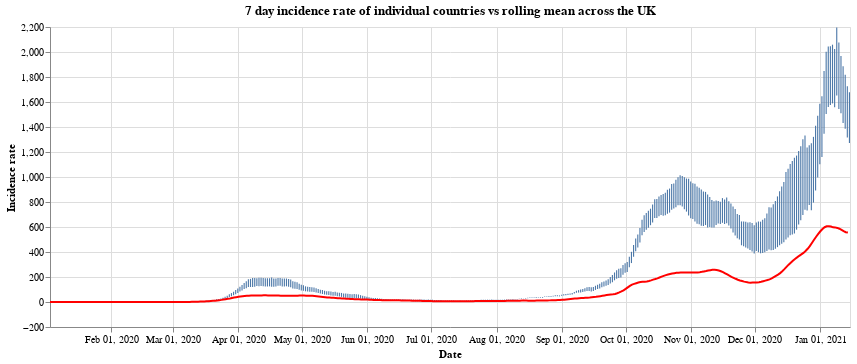

The cell this chart's notebook holds for it:
### Code cell
#collapse
countries = uk_cases['areaName'].unique()
countries.sort()

selection = alt.selection_single(
    name='Select',
    fields=['areaName'],
    init={'areaName': 'Wales'},
    bind={'areaName': alt.binding_select(options=countries)}
)

# scatter plot, modify opacity based on selection
bars = alt.Chart(uk_cases).mark_bar().add_selection(
    selection
).encode(
    x=alt.X("yearmonthdate(date):T", axis=alt.Axis(title='Date')),
    y=alt.Y("weeklyCasesRate:Q", axis=alt.Axis(title='Incidence rate')),
    tooltip='weeklyCasesRate:Q',
    opacity=alt.condition(selection, alt.value(1), alt.value(0))
).properties(title=f'7 day incidence rate of individual countries vs rolling mean across the UK', width=800)

line = alt.Chart(overview_cases).mark_line(
    color='red',
    size=2,
).transform_window(
    rolling_mean='mean(weeklyCasesRate)',
    frame=[0, 7]
).encode(
    x='yearmonthdate(date):T',
    y='rolling_mean:Q'
)

alt.layer(bars, line)

### Figure 1 — Vega-Lite specification as saved in the notebook (floating-point values rounded to 4 significant figures; data arrays with more than 128 entries replaced by an {"elided": "..."} marker saying what was removed)
{"config": {"view": {"continuousWidth": 400, "continuousHeight": 300}}, "layer": [{"data": {"name": "data-0c15b48130a88157d73daf527eddb68f"}, "mark": "bar", "encoding": {"opacity": {"condition": {"value": 1, "selection": "Select"}, "value": 0}, "tooltip": {"type": "quantitative", "field": "weeklyCasesRate"}, "x": {"type": "temporal", "axis": {"title": "Date"}, "field": "date", "timeUnit": "yearmonthdate"}, "y": {"type": "quantitative", "axis": {"title": "Incidence rate"}, "field": "weeklyCasesRate"}}, "selection": {"Select": {"type": "single", "fields": ["areaName"], "init": {"areaName": "Wales"}, "bind": {"areaName": {"input": "select", "options": ["England", "Northern Ireland", "Scotland", "Wales"]}}}}, "title": "7 day incidence rate of individual countries vs rolling mean across the UK", "width": 800}, {"data": {"name": "data-4703ccdc4839c59c1c4bbeda6c040433"}, "mark": {"type": "line", "color": "red", "size": 2}, "encoding": {"x": {"type": "temporal", "field": "date", "timeUnit": "yearmonthdate"}, "y": {"type": "quantitative", "field": "rolling_mean"}}, "transform": [{"window": [{"op": "mean", "field": "weeklyCasesRate", "as": "rolling_mean"}], "frame": [0, 7]}]}], "$schema": "https://vega.github.io/schema/vega-lite/v4.8.1.json", "datasets": {"data-0c15b48130a88157d73daf527eddb68f": {"elided": "1512 records"}, "data-4703ccdc4839c59c1c4bbeda6c040433": {"elided": "378 records"}}}
